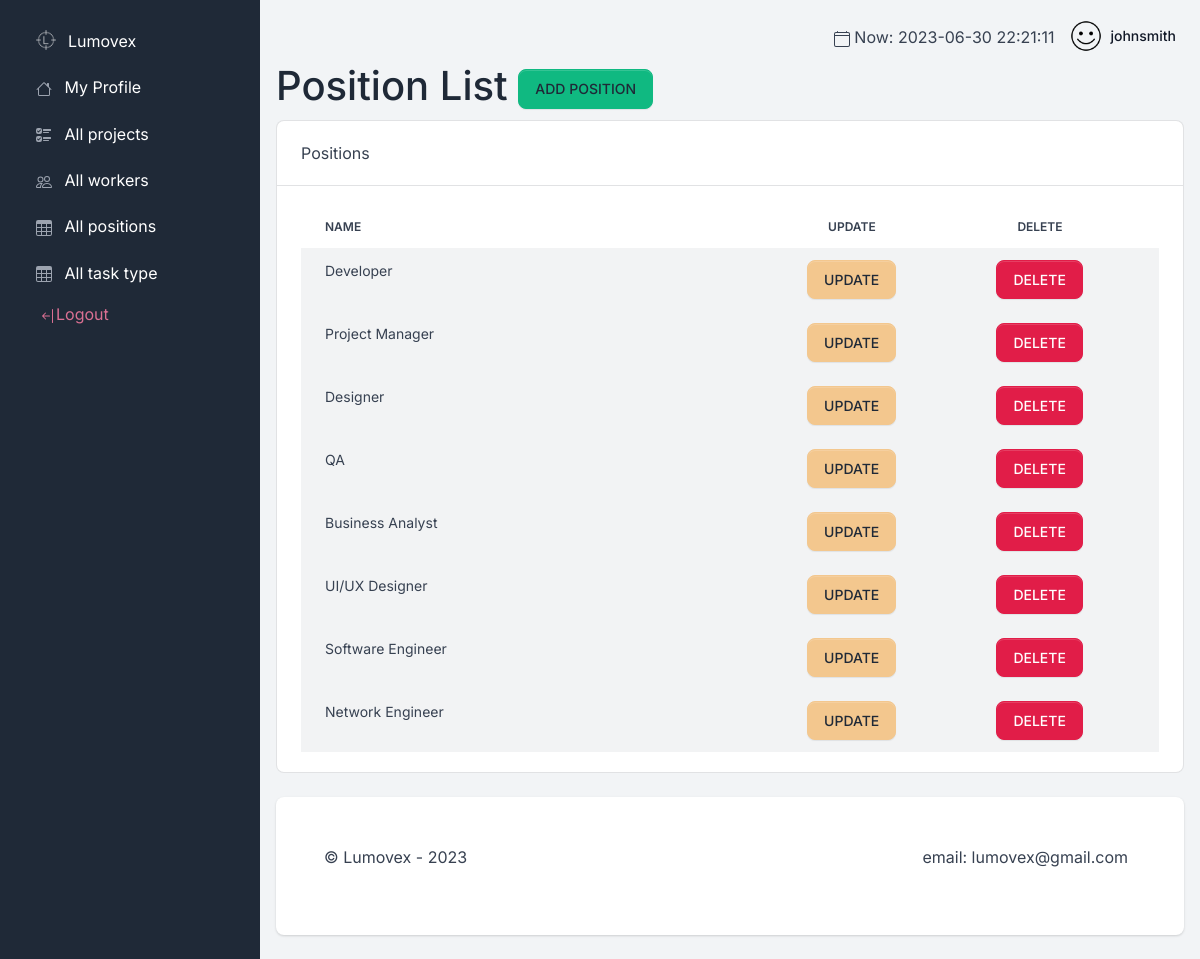
The app's page /positions/ (signed in) with its own data.
### task_manager/models.py (models this page shows, shortened)
class Worker(AbstractUser):
    position = models.ForeignKey(
        Position,
        on_delete=models.CASCADE,
        null=True,
    )
    class Meta:
        verbose_name = "worker"
        verbose_name_plural = "workers"

class Position(models.Model):
    name = models.CharField(max_length=63)

### task_manager/views.py (the view)
class PositionListView(LoginRequiredMixin, generic.ListView):
    model = Position

### templates/task_manager/position_list.html (shortened to what this page needs)
{% extends "base.html" %}
{% block content %}
  <h1>
    Position List
    <a href="{% url 'task_manager:positions-create' %}"
      type="submit"
         class="btn btn-success"
        style="height: 40px">ADD POSITION
      </a>
  </h1>
  <div class="col-12 col-lg-12">
    <div class="card card-table">
       <div class="card-header">
         <div class="title">Positions</div>
       </div>
          <div class="card-body table-responsive">
              {% if position_list %}
                <table  class="table table-striped table-borderless">
                  <thead>
                    <tr>
                      <th style="width:40%;">Name</th>
                      <th style="width:15%; padding-left: 45px">UPDATE</th>
                      <th style="width:15%; padding-left: 45px">DELETE</th>
                    </tr>
                  </thead>
                  {% for position in position_list %}
                    <tbody class="no-border-x">
                      <tr>
                        <td>{{ position.name }}
                        </td>
                        <td>
                          <a type="button" class="btn btn-warning" href="{% url "task_manager:positions-update" pk=position.id %}">UPDATE</a>
                        </td>
                        <td>
                          <a type="button" class="btn btn-danger" href="{% url "task_manager:positions-delete" pk=position.id %}">DELETE</a>
                        </td>
                      </tr>
                    </tbody>
                  {% endfor %}
                </table>
          </div>
       </div>
    </div>
    {% else %}
      <p> The are no position in company</p>
    {% endif %}
{% endblock %}

### templates/includes/navigation.html (shortened to what this page needs)
{% load static %}
<nav class="navbar navbar-top navbar-expand navbar-dashboard navbar-dark ps-0 pe-2 pb-0">
  <div class="container-fluid px-0">
    <div class="d-flex justify-content-between w-100" id="navbarSupportedContent">
      <ul class="navbar-nav align-items-center">
        <li>
          <span>
          </span>  Now: {% now "Y-m-d H:i:s" %}</li>
        <li class="nav-item dropdown ms-lg-3">
        {% if user.is_authenticated %}
          <a class="nav-link dropdown-toggle pt-1 px-0" href="{% url 'task_manager:worker-detail' pk=user.id %}" role="button" data-bs-toggle="dropdown"
            aria-expanded="false">
            <div class="media d-flex align-items-center">
              <img class="avatar rounded-circle" alt="Image placeholder"
                src="{% static 'assets/img/team/userlogout.png' %}">
              <div class="media-body ms-2 text-dark align-items-center d-none d-lg-block">
                <span class="mb-0 font-small fw-bold text-gray-900">{{ user.get_username }}</span>
              </div>
            </div>
          </a>
        </li>
      {% else %}
        <a class="nav-link dropdown-toggle pt-1 px-0" style="color:darkgreen; font-size: 25px " href="{% url 'login' %}?next={{request.path}}"
          ><img class="avatar rounded-circle" alt="Image placeholder"
                src="{% static 'assets/img/team/user_login.png' %}">Login
        </a>
      {% endif %}
      </ul>
    </div>
  </div>
</nav>

### records on screen
Worker: get_username "johnsmith"
Position: name "Developer"
Position: name "Project Manager"
Position: name "Designer"
Position: name "QA"
Position: name "Business Analyst"
Position: name "UI/UX Designer"
Position: name "Software Engineer"
Position: name "Network Engineer"
